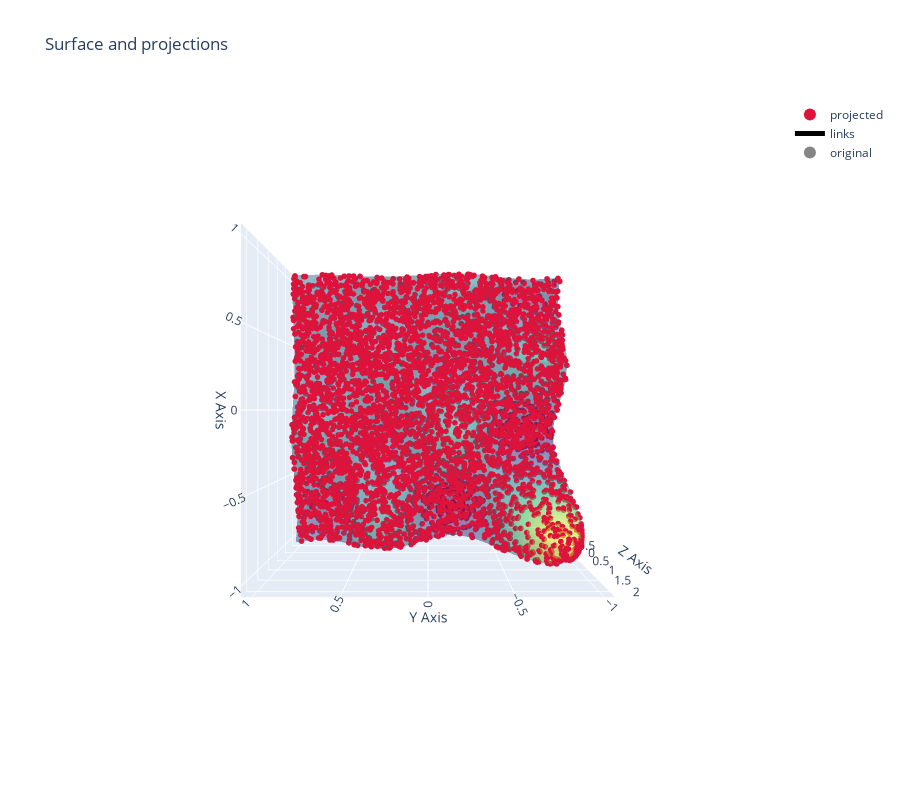

Notebook code for this chart:
### Code cell
from jnlr.utils.manifolds import f_shubert as phi
Y_vol = randinput_expl(phi, N=5000, oversample=5, roi_R=5)
fig = plot_3d_projection(Y_vol, phi)
# set view from the top
fig.update_layout(scene_camera=dict(eye=dict(x=0., y=0., z=2.5)))

### Figure 1 — Plotly figure (JSON) as saved in the notebook; plotly's stock layout.template omitted (floating-point values rounded to 4 significant figures; data arrays with more than 128 entries replaced by an {"elided": "..."} marker saying what was removed)
{"data": [{"colorscale": [[0.0, "#440154"], [0.1111, "#482878"], [0.2222, "#3e4989"], [0.3333, "#31688e"], [0.4444, "#26828e"], [0.5556, "#1f9e89"], [0.6667, "#35b779"], [0.7778, "#6ece58"], [0.8889, "#b5de2b"], [1.0, "#fde725"]], "name": "paraboloid", "opacity": 0.55, "showscale": false, "x": {"elided": "80x80 float values"}, "y": {"elided": "80x80 float values"}, "z": {"elided": "80x80 float values"}, "type": "surface"}, {"marker": {"color": "crimson", "size": 2}, "mode": "markers", "name": "projected", "x": {"elided": "5000 float values"}, "y": {"elided": "5000 float values"}, "z": {"elided": "5000 float values"}, "type": "scatter3d"}, {"line": {"color": "black", "width": 1}, "mode": "lines", "name": "links", "x": {"elided": "15000 float values"}, "y": {"elided": "15000 float values"}, "z": {"elided": "15000 float values"}, "type": "scatter3d"}, {"marker": {"color": "rgba(120,120,120,0.9)", "size": 2}, "mode": "markers", "name": "original", "x": {"elided": "5000 float values"}, "y": {"elided": "5000 float values"}, "z": {"elided": "5000 float values"}, "type": "scatter3d"}], "layout": {"scene": {"xaxis": {"title": {"text": "X Axis"}}, "yaxis": {"title": {"text": "Y Axis"}}, "zaxis": {"title": {"text": "Z Axis"}}, "aspectmode": "cube", "camera": {"eye": {"x": 0.0, "y": 0.0, "z": 2.5}}}, "legend": {"itemsizing": "constant"}, "title": {"text": "Surface and projections"}, "height": 800}}
